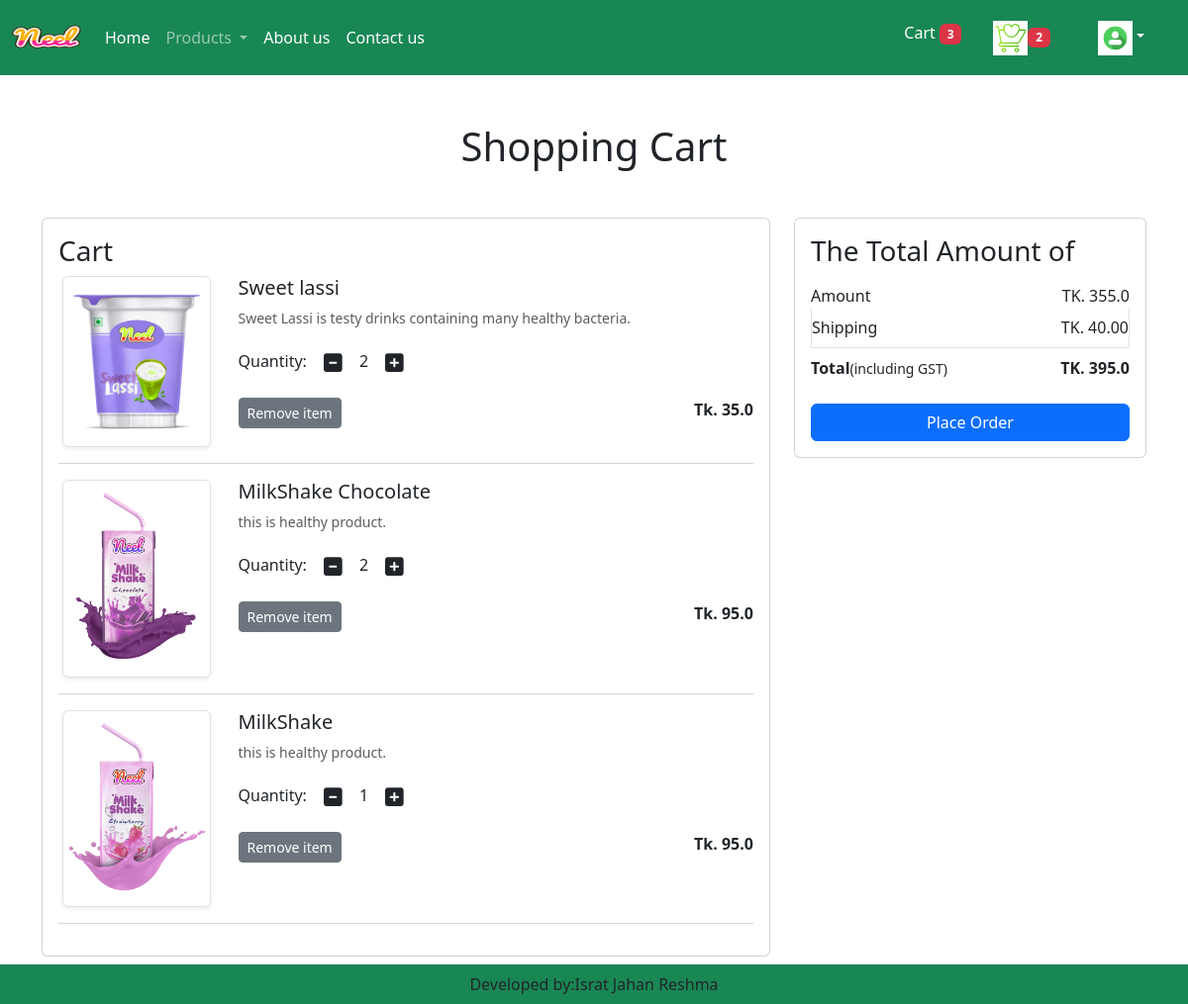
The app's page /cart/ (signed in) with its own data.
### app/models.py (models this page shows, shortened)
class Cart(models.Model):
    user = models.ForeignKey(User,on_delete=models.CASCADE)
    product = models.ForeignKey(Product,on_delete=models.CASCADE)
    quantity = models.PositiveIntegerField(default = 1)

class Product(models.Model):
    title=models.CharField(max_length=100)
    selling_price=models.FloatField()
    discounted_price = models.FloatField()
    description = models.TextField(default='')
    composition = models.TextField(default='')
    prodapp = models.TextField(default='')
    category = models.CharField(choices=CATEGORY_CHOICES,max_length= 10)
    product_image = models.ImageField(upload_to= 'product/',null=True,blank=True,default=None)

### app/views.py (the view)
# urls.py: path('cart/', views.show_cart,name="showcart"),
def show_cart(request):
    totalitem = 0
    wishitem=0
    if request.user.is_authenticated:
        totalitem=len(Cart.objects.filter(user=request.user))
        wishitem=len(Wishlist.objects.filter(user=request.user))
    user=request.user
    cart = Cart.objects.filter(user=user)
    amount = 0
    for p in cart:
        value=p.quantity*p.product.discounted_price
        amount+=value
    totalamount = amount + 40
    return render(request, 'app/addtocart.html', locals())

### app/templates/app/addtocart.html (shortened to what this page needs)
{% extends "app/base.html" %}
{% load static %}
{% block main-content %}
<div class="container my-5">
    <div class="row">
        {% if cart %}
        <h1 class="text-center mb-5">Shopping Cart</h1>
        <div class="col-sm-8">
            <div class="card">
                <div class="card-body">
                  <h3>Cart</h3>
                  {% for item in cart %}
                  <div class="row">
                    <div class="col-sm-3 text-center align-self-center">
                        <img src="{{item.product.product_image.url}}" alt="" srcset="" class="img-fluid
                        img-thumbnail shadow-sm" height="150" width="150"> </div>
                    <div class="col-sm-9">
                        <div>
                            <h5>{{item.product.title}}</h5>
                            <p class="mb-2 text-muted small">{{item.product.description}}</p>
                            <div class="my-3">
                                <label for="quantity">Quantity:</label>
                                <a class="minus-cart btn" pid={{item.product.id}}><i class="fas fa-minus-square fa-lg"></i></a>
                                <span id="quantity">{{item.quantity}}</span>
                                <a class="plus-cart btn" pid={{item.product.id}}><i class="fas fa-plus-square fa-lg"></i></a>
                            </div>
                            <div class="d-flex justify-content-between">
                                <a href="#" class="remove-cart btn btn-sm btn-secondary mr-3" pid={{item.product.id}}>Remove item</a>
                                <p class="mb-0"><span><strong>Tk. {{item.product.discounted_price}}</strong></span></p>
                            </div>
                        </div>
                    </div>
                  </div>
                  <hr class="text-muted">
                  {% endfor %}
                </div>
            </div>
        </div>
        <div class="col-sm-4">
            <div class="card">
                <div class="card-body">
                    <h3>The Total Amount of</h3>
                    <ul class="list-group">
                        <li class="list-group-item d-flex justify-content-between align-items-center border-0 px-0 pb-0">Amount<span id="amount">TK. {{amount}}</span></li>
                        <li class="list-group-item d-flex justify-content-between align-items-center px-0 ">Shipping<span>TK. 40.00</span></li>
                        <li class="list-group-item d-flex justify-content-between align-items-center border-0 px-0 mb-3">
                            <div>
                                <strong>Total</strong><small>(including GST)</small>
                            </div>
                            <span id="totalamount"><strong>TK. {{totalamount}}</strong></span>
                        </li>
                    <div class="d-grid"><a href="{%url 'checkout'%}" class="btn btn-primary">Place Order</a></div>
                </div>
            </div>
        </div>
        {%else%}
            <h1 class="text-center mb-5">Cart is empty</h1>
        {% endif %}
    </div>
</div>
{% endblock main-content %}

### app/templates/app/base.html (shortened to what this page needs)
<!DOCTYPE html>
{% load static %}
<html lang="en">
<head>
    <link href="https://cdn.jsdelivr.net/npm/bootstrap@5.3.2/dist/css/bootstrap.min.css" rel="stylesheet">
    <link rel= "stylesheet" href = {% static 'app/css/owl.carousel.min.css'%} />
    <link rel= "stylesheet" href = {% static 'app/css/all.min.css'%} />
    <link rel= "stylesheet" href = {% static 'app/css/style.css'%} />
</head>
<body>
  <nav class="navbar navbar-expand-lg navbar-dark bg-success">
    <div class="container-fluid">
      <a class="navbar-brand" href="#">
        <img src = "{% static "app/images/Neel.png" %}" width="70" height="50" />
      </a>
      <div class="collapse navbar-collapse" id="navbarSupportedContent">
        <ul class="navbar-nav me-auto mb-2 mb-lg-0">
          <li class="nav-item">
            <a class="nav-link active" aria-current="page" href="/">Home</a>
          </li>
          <li class="nav-item dropdown">
            <a class="nav-link dropdown-toggle" href="#" role="button" data-bs-toggle="dropdown" aria-expanded="false">
              Products
            </a>
          </li>
          <li class="nav-item">
            <a class="nav-link text-white" href = "{%url 'about'%}">About us</a>
          </li>
          <li class="nav-item">
            <a class="nav-link text-white" href = "{%url 'contact'%}">Contact us</a>
          </li>
        </ul>
      </div>
      {%if request.user.is_authenticated%}
      <ul class="navbar-nav me-auto mb-2 mb-lg-0">
        <li class="nav-item mx-2">
          <a href="{%url 'showcart'%}" class="nav-link text-white">Cart <span class = "badge bg-danger">
            {% if totalitem > 0 %}{{totalitem}}{% endif %}
          </span></a>
        </li>
        <li class="nav-item mx-2">
          <a href="{%url 'showwishlist'%}" class="nav-link text-white">
            <img src = "{% static "app/images/wishlist.png" %} " width="35" height="35" align ="center"><span class = "badge bg-danger">
            {% if wishitem > 0 %}{{wishitem}}{% endif %}
          </span></a>
        </li>
        <li class="nav-item dropdown mx-4">
          <a class="nav-link dropdown-toggle text-white" href="#"
          id="profileDropdown" role="button" data-bs-toggle="dropdown"
          aria-expanded="false"><img src = "{% static "app/images/profile.jpg" %} " width="35" height="35"></a>
        </li>
  {%endif%}
    </div>
  </nav>
      {%block main-content%}{%endblock main-content%}
      <footer class="container-fluid fixed-bottom bg-success text-center p-2 mt-5">
        Developed by:Israt Jahan Reshma
      </footer>
</body>
</html>

### records on screen
Cart: product.product_image (picture), product "Sweet lassi", product.description "Sweet Lassi is testy drinks containing many healthy bacteria.", quantity "2", product.discounted_price "35.0"
Cart: product.product_image (picture), product "MilkShake Chocolate", product.description "this is healthy product.", quantity "2", product.discounted_price "95.0"
Cart: product.product_image (picture), product "MilkShake", product.description "this is healthy product.", quantity "1", product.discounted_price "95.0"

### other values on screen
{{ totalitem }} "3"
{{ wishitem }} "2"
{{ amount }} "355.0"
{{ totalamount }} "395.0"
